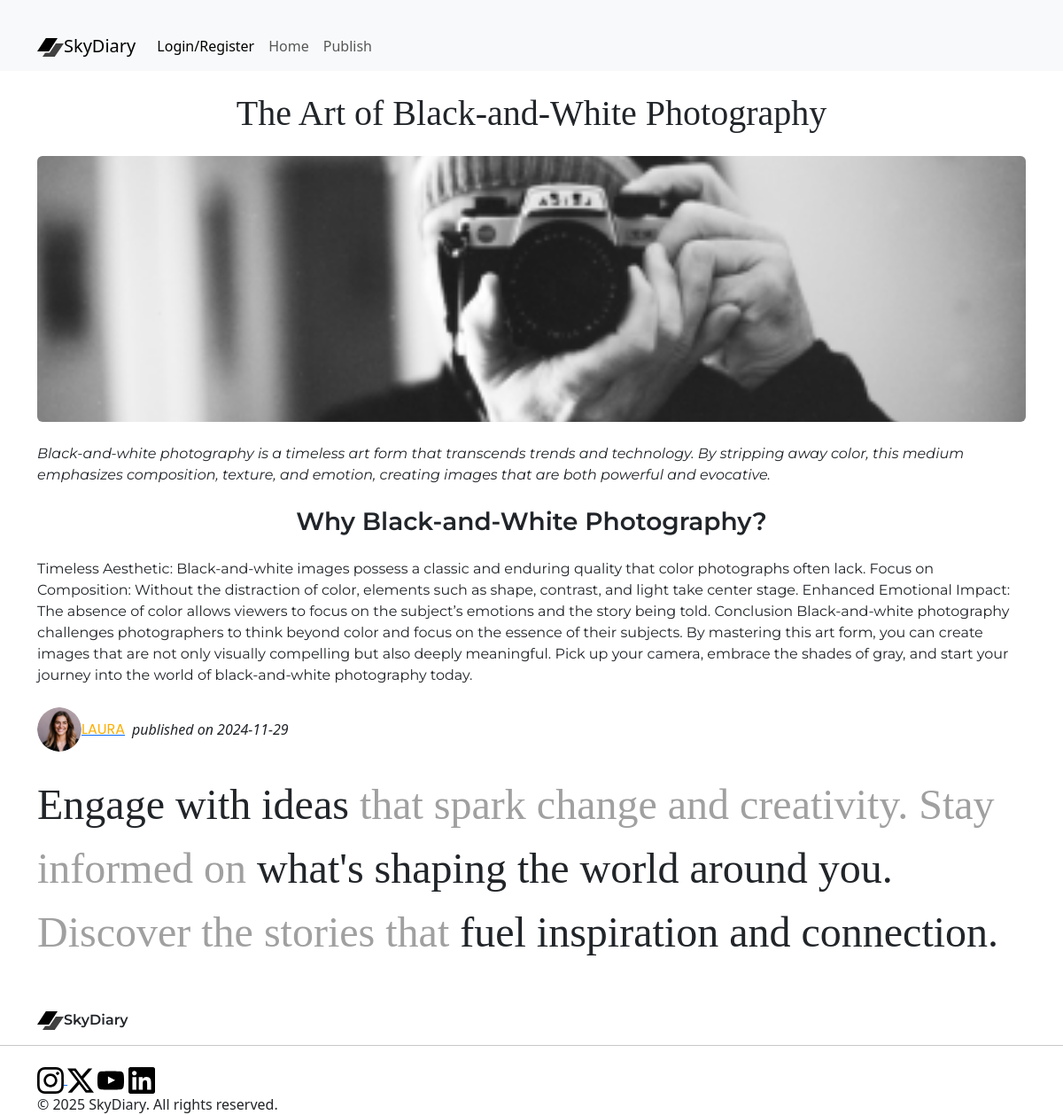
/article.php?id=7, run on the app's committed database.
### tables this page shows
CREATE TABLE IF NOT EXISTS `post` (
  `id_post` int NOT NULL AUTO_INCREMENT,
  `date_published` date NOT NULL,
  `title` varchar(255) NOT NULL,
  `under_title` varchar(255) NOT NULL,
  `intro` text NOT NULL,
  `contain` text NOT NULL,
  `pic` varchar(255) NOT NULL,
  `id_user` int NOT NULL,
  PRIMARY KEY (`id_post`),
  KEY `USER` (`id_user`)
);

CREATE TABLE IF NOT EXISTS `user` (
  `id_user` int NOT NULL AUTO_INCREMENT,
  `username` varchar(50) NOT NULL,
  `profile_picture` varchar(255) NOT NULL,
  `email` varchar(255) NOT NULL,
  `password` varchar(255) NOT NULL,
  PRIMARY KEY (`id_user`)
);

### article.php (the view, shortened to what this page needs)
<?php
include_once './connexion.php';
$id_user = $_SESSION['id_user'] ?? null;
$isConnected = isset($_SESSION['id_user']);
$username = $isConnected ? $_SESSION['username'] : null;
$stmt = $bdd->prepare('SELECT `id_user`, `username`, `profile_picture`, `email`, `password` FROM `user` WHERE `id_user` = :id_user');
$stmt->bindValue(':id_user', $id_user, PDO::PARAM_INT);
$stmt->execute();
$user = $stmt->fetch(PDO::FETCH_ASSOC);
if (isset($_GET['id']) && is_numeric($_GET['id'])) {
    $id = (int)$_GET['id'];
    $req = $bdd->prepare('SELECT post.`id_post`, post.`date_published`, post.`title`, post.`under_title`, post.`intro`, post.`contain`, post.`pic`, post.`id_user`, user.`id_user`, user.`username`, user.`profile_picture` FROM `post`INNER JOIN `user` ON post.`id_user` = user.`id_user`WHERE post.`id_post` = :id');
    $req->bindValue(':id', $id, PDO::PARAM_INT);
    $req->execute();
    $article = $req->fetch(PDO::FETCH_ASSOC);
} else {
    echo "ID invalide.";
    exit;
}
?>
<!DOCTYPE html>
<html lang="en">
<head>
    <link href="https://cdn.jsdelivr.net/npm/bootstrap@5.3.3/dist/css/bootstrap.min.css" rel="stylesheet">
    <link rel="stylesheet" href="./css/style.css">
</head>
<body>
    <header>
        <nav class="navbar navbar-expand-lg bg-body-tertiary">
            <div class="container-fluid container mt-4">
                <a class="navbar-brand" href="./index.php"><img src="./img/Logo.svg" alt="Logo">SkyDiary</a>
                <div class="collapse navbar-collapse" id="navbarSupportedContent">
                    <ul class="navbar-nav me-auto mb-2 mb-lg-0">
                        <?php if ($isConnected): ?>
                            <li class="nav-item">
                                <a class="nav-link active" href="./profile.php">
                                    <img src="<?= htmlspecialchars($user['profile_picture']) ?>" alt="Profile Picture" style="width: 30px; height: 30px; border-radius: 50%;">
                                    <?= htmlspecialchars($username) ?>
                                </a>
                            </li>
                        <?php else: ?>
                            <li class="nav-item">
                                <a class="nav-link active" href="./login.php">Login/Register</a>
                            </li>
                        <?php endif; ?>
                        <li class="nav-item"><a class="nav-link" href="./index.php">Home</a></li>
                        <li class="nav-item"><a class="nav-link" href="./publish.php">Publish</a></li>
                    </ul>
                </div>
            </div>
        </nav>
    </header>
    <main class="container mt-4">
        <article>
            <h1 class="pagination justify-content-center source-serif-4"><?= htmlspecialchars($article['title']) ?></h1>
            <figure class="pagination justify-content-center mb-4 mt-4 "><img src="<?= htmlspecialchars($article['pic']) ?>" alt="Photo de l'article" class="img-fluid rounded mx-auto d-block img-fluid-custom"></figure>
            <p class="montserrat fst-italic"><?= htmlspecialchars($article['intro']) ?></p>
            <h3 class="montserrat-semi-bold pagination justify-content-center mb-4 mt-4"><?= htmlspecialchars($article['under_title']) ?></h3>
            <p class="montserrat mb-4"><?= htmlspecialchars($article['contain']) ?></p>
            <div class="d-flex align-items-center">
                <a href="profile_article.php?id=<?= htmlspecialchars($article['id_user']) ?>"><img class="mr-1" src="<?= htmlspecialchars($article['profile_picture']) ?>" alt="Profile Picture" style="width: 50px; height: 50px; border-radius: 50%;"></a>
                <a href="profile_article.php?id=<?= htmlspecialchars($article['id_user']) ?>">
                    <h2 class="poppins-regular profile-pic-name me-2 "><?= htmlspecialchars($article['username']) ?></h2>
                </a>
                <p class="fst-italic">
                published on <?= htmlspecialchars($article['date_published']) ?></p>
            </div>
        </article>
    </main>
    <?php include "./footer.php" ?>

### css/style.css (style rules this page uses)
html, body, div, span, applet, object, iframe, h1, h2, h3, h4, h5, h6, p, blockquote, pre, a, abbr, acronym, address, big, cite, code, del, dfn, em, img, ins, kbd, q, s, samp, small, strike, strong, sub, sup, tt, var, b, u, i, center, dl, dt, dd, ol, ul, li, fieldset, form, label, legend, table, caption, tbody, tfoot, thead, tr, th, td, article, aside, canvas, details, embed, figure, figcaption, footer, header, hgroup, menu, nav, output, ruby, section, summary, time, mark, audio, video { margin: 0; padding: 0; }
h2 { text-transform: uppercase; }
.source-serif-4 { font-family: "Source Serif 4", serif; font-optical-sizing: auto; font-style: normal; }
.poppins-regular { font-family: "Poppins", serif; font-weight: 400; font-style: normal; color: #FFAE00; }
.montserrat { font-family: "Montserrat", serif; font-optical-sizing: auto; font-style: normal; }
.montserrat-semi-bold { font-family: "Montserrat", serif; font-optical-sizing: auto; font-weight: 600; font-style: normal; }
.profile-pic-name { font-size: 1rem; }
.img-fluid-custom { width: 100%; height: 300px; object-fit: cover; }

### data on the page
post: title "The Art of Black-and-White Photography", intro "Black-and-white photography is a timeless art form that transcends trends and technology. By stripping away color, this medium emphasizes composition, texture, and emotion, creating images that are both powerful and evocative.", under_title "Why Black-and-White Photography?", contain "Timeless Aesthetic: Black-and-white images possess a classic and enduring quality that color photographs often lack. Focus on Composition: Without the distraction of color, elements such as shape, contrast, and light take center stage. Enhanced Emotional Impact: The absence of color allows viewers to focus on the subject’s emotions and the story being told. Conclusion Black-and-white photography challenges photographers to think beyond color and focus on the essence of their subjects. By mastering this art form, you can create images that are not only visually compelling but also deeply meaningful. Pick up your camera, embrace the shades of gray, and start your journey into the world of…", id_user.profile_picture (picture), id_user.username "LAURA", date_published "2024-11-29"
